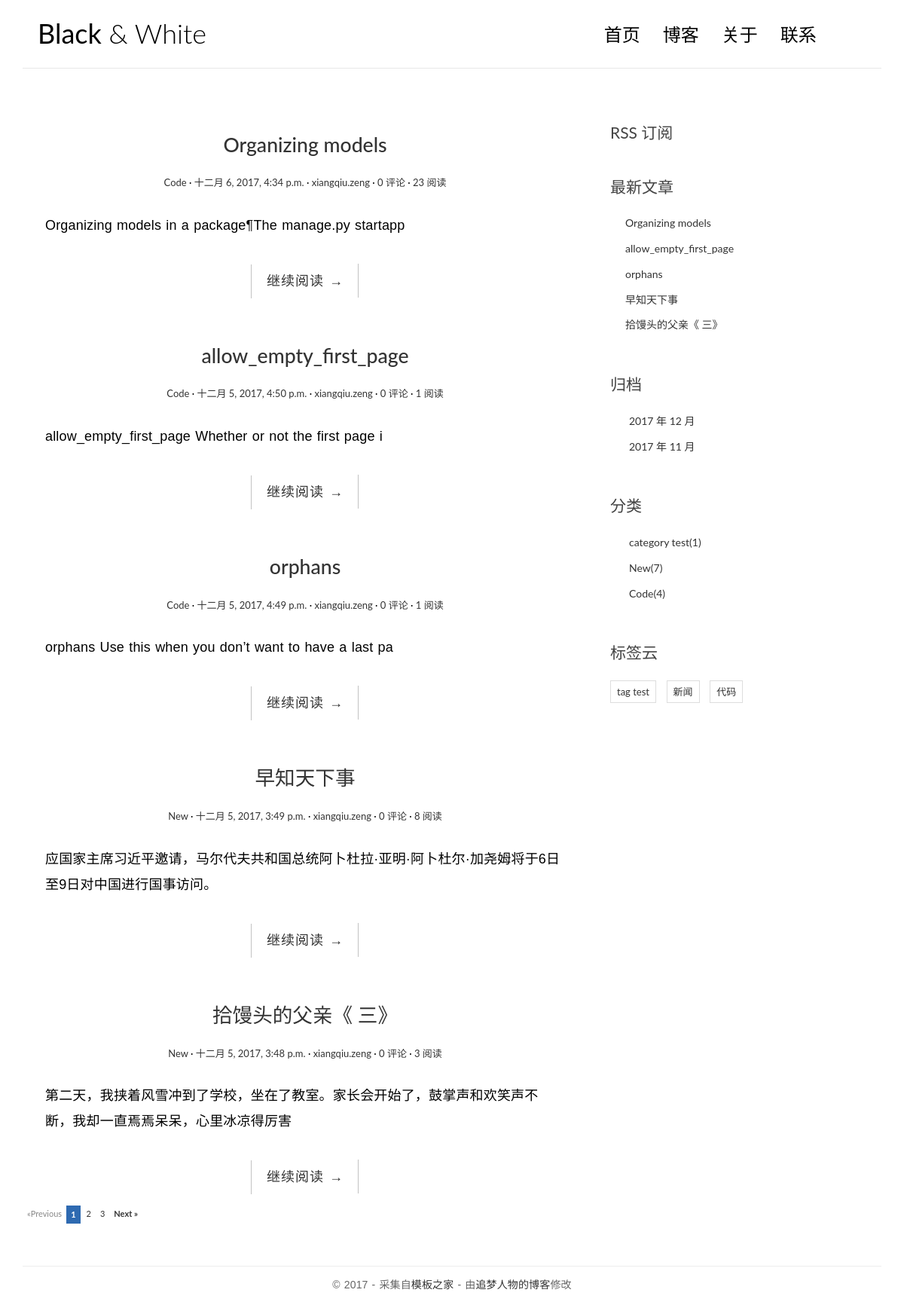
The page / on the database its author committed.
### blog/models.py (models this page shows, shortened)
class Post(models.Model):
    title = models.CharField(max_length=70)
    body = models.TextField()
    created_time = models.DateTimeField()
    modified_time = models.DateTimeField()
    excerpt = models.CharField(max_length = 200,blank = True)
    category = models.ForeignKey(Category)
    tags = models.ManyToManyField(Tag,blank = True)
    author = models.ForeignKey(User)
    views = models.PositiveIntegerField(default = 0 )
    def get_absolute_url(self):
        return reverse('blog:detail', kwargs={'pk': self.pk})
    class Meta:
        ordering = ['-created_time','title']

class Category(models.Model):
    name = models.CharField(max_length=100)
    def __str__(self):
        return self.name;

class Tag(models.Model):
    name = models.CharField(max_length = 100)

### blog/views.py (the view, shortened to what this page needs)
# urls.py: url(r'^$',views.indexView.as_view(),name = 'index'),
class indexView(ListView):
    model = Post
    template_name = 'blog/index.html'
    context_object_name = 'post_list'
    paginate_by = 5
    def get_context_data(self,**kwargs):
        context = super().get_context_data(**kwargs)
        paginator = context.get('paginator')
        page  = context.get('page_obj')
        is_paginated = context.get('is_paginated')
        paginator_date = self.pagination_date(paginator,page,is_paginated)
        context.update(paginator_date)
        return context
    def pagination_date(self, paginator, page, is_paginated):
        if not is_paginated:
            return {}
        left = []
        right = []
        left_has_more = False
        right_has_more = False
        first = False
        last = False
        page_number = page.number
        total_pages = paginator.num_pages
        page_range = paginator.page_range
        if page_number == 1:
            right = page_range[page_number:page_number+2]
            if right[-1] < total_pages-1:
                right_has_more = True
            if right[-1]<total_pages:
                last = True
        elif page_number == total_pages:
            left = page_range[(page_number-3) if(page_number-3)>0 else 0 : page_number-1]
            if left[0]>2:
                left_has_more = True
            if left[0]>1:
                first = True
        data = {
            'left': left,
            'right': right,
            'left_has_more': left_has_more,
            'right_has_more': right_has_more,
            'first': first,
            'last': last,
        }
        return data

### blog/templatetags/blog_tags.py (called while the page is built)
@register.simple_tag
def get_recent_posts(num=5):
    return Post.objects.all().order_by('-created_time')[:num]

@register.simple_tag
def archives():
    return Post.objects.dates('created_time','month',order= 'DESC')

@register.simple_tag
def get_categories():
    return Category.objects.all()

@register.simple_tag
def get_count_of_category(category_pk):
    return Post.objects.filter(category = category_pk).count()

@register.simple_tag
def get_tags():
    return Tag.objects.all()

### templates/blog/index.html (shortened to what this page needs)
{% extends 'base.html' %}
{% load staticfiles %}
{% block main %}
{% for post in post_list %}
	<article class="post post-{{ post.pk }}">
		<header class="entry-header">
			<h1 class="entry-title">
				<a href="{{ post.get_absolute_url }}">{{ post.title }}</a>
			</h1>
			<div class="entry-meta">
				<span class="post-category"><a href="#">{{ post.category }}</a></span>
				<span class="post-date"><a href="#"><time class="entry-date"
														  datetime="2012-11-09T23:15:57+00:00">{{ post.created_time }}</time></a></span>
				<span class="post-author"><a href="#">{{ post.author }}</a></span>
				<span class="comments-link"><a href="{{ post.get_absolute_url }}#comments">{{ post.comment_set.count }} 评论</a></span>
				<span class="views-count"><a href="{{ post.get_absolute_url }}">{{ post.views }} 阅读</a></span>
			</div>
		</header>
		<div class="entry-content clearfix">
			<p>{{ post.excerpt }}</p>
			<div class="read-more cl-effect-14">
				<a href="{{ post.get_absolute_url }}" class="more-link">继续阅读 <span class="meta-nav">→</span></a>
			</div>
		</div>
	</article>
{% empty %}
	<div class = 'no-post'>暂时还没有发布的文章！</div>
{% endfor %}
<div>
{% if is_paginated %}
	<ul id="pagination-digg">
		{% if page_obj.has_previous %}
			<li class="previous"><a href='?page={{ page_obj.previous_page_number }}'>«Previous</a></li>
		{% else %}
			<li class="previous-off"><a href='?page=1'>«Previous</a></li>
		{% endif %}
		{% for i in paginator.page_range %}
			{% if i == page_obj.number %}
				<li class="active"> {{ page_obj.number }}</li>
			{% else %}
				<li><a href = "?page={{ i }}">{{ i }}</a></li>
			{% endif %}
		{%  endfor %}
		{% if page_obj.has_next %}
		       <li class="next"><a href='?page={{ page_obj.next_page_number }}'>Next »</a></li>
		{% else %}
			<li class="next-off"><a href='?page={{ page_obj.num_pages }}'>Next »</a></li>
	       {% endif %}
	</ul>
{% endif %}
</div>
{% endblock main %}

### templates/base.html (shortened to what this page needs)
{% load staticfiles %}
{% load blog_tags %}
<!DOCTYPE html>
<html>
<head>
    <link rel="stylesheet" href="{% static 'blog/css/bootstrap.min.css' %}">
    <link rel="stylesheet" href="http://code.ionicframework.com/ionicons/2.0.1/css/ionicons.min.css">
    <link rel="stylesheet" href="{% static 'blog/css/pace.css' %}">
    <link rel="stylesheet" href="{% static 'blog/css/custom.css' %}">
    <link rel="stylesheet" href="{% static 'blog/css/highlights/github.css' %}">
    <link rel="stylesheet" href="{% static 'blog/css/page.css' %}">
</head>
<body>
<div class="container">
    <header id="site-header">
        <div class="row">
            <div class="col-md-4 col-sm-5 col-xs-8">
                <div class="logo">
                    <h1><a href="{% url 'blog:index' %}"><b>Black</b> &amp; White</a></h1>
                </div>
            </div>
            <div class="col-md-8 col-sm-7 col-xs-4">
                <nav class="main-nav" role="navigation">
                    <div class="collapse navbar-collapse" id="bs-example-navbar-collapse-1">
                        <ul class="nav navbar-nav navbar-right">
                            <li class="cl-effect-11"><a href="{% url 'blog:index' %}" data-hover="首页">首页</a></li>
                            <li class="cl-effect-11"><a href="full-width.html" data-hover="博客">博客</a></li>
                            <li class="cl-effect-11"><a href="{% url 'blog:about' %}" data-hover="关于">关于</a></li>
                            <li class="cl-effect-11"><a href="contact.html" data-hover="联系">联系</a></li>
                        </ul>
                    </div>
                </nav>
            </div>
        </div>
    </header>
</div>
<div class="content-body">
    <div class="container">
        <div class="row">
            <main class="col-md-8">
		{% block main %}
		{% endblock main %}
            </main>
            <aside class="col-md-4">
		<div class="rss">
			<a href="{% url 'rss' %}"> RSS 订阅</a>
		</div>
		<div class="widget widget-recent-posts">
			<h3 class="widget-title">最新文章</h3>
				{% get_recent_posts as post_list %}
				{% for post in post_list %}
				<ul>
					<li>
						<a href="{{ post.get_absolute_url }}">{{  post.title }}</a>
					</li>
				</ul>
				{% empty %}
					暂时还没有发布的文章！
				{% endfor %}
		<div class="widget widget-archives">
			<h3 class="widget-title">归档</h3>
			<ul>
			    {% archives as date_list %}
				{% for date in date_list %}
				<li>
					<a href="{% url 'blog:archives' date.year date.month %}">{{ date.year }} 年 {{date.month}} 月</a>
				</li>
				{% empty %}
					暂无归档！
				{% endfor %}
			</ul>
		</div>
		<div class="widget widget-category">
			<h3 class="widget-title">分类</h3>
			<ul>
				{% get_categories as category_list %}
				{% for category in category_list %}
				<li>
					<a href="{% url 'blog:category' category.pk %}"> {{ category.name }}<span class="post-count">({% get_count_of_category category.pk %})</span></a>
				</li>
				{% empty %}
					暂无分类！
				{% endfor %}
			</ul>
		</div>
		<div class="widget widget-tag-cloud">
			<h3 class="widget-title">标签云</h3>
			<ul>
				{%  get_tags as tag_list %}
				{% for tag in tag_list %}
				<li>
					<a href="{% url 'blog:tag' tag.pk %}">{{  tag.name }}</a>
				</li>
				{%  endfor %}
			</ul>
		</div>
		</div>
    </aside>
</div>
    </div>
</div>
<footer id="site-footer">
    <div class="container">
        <div class="row">
            <div class="col-md-12">
                <p class="copyright">&copy 2017 - 采集自<a href="http://www.cssmoban.com/"
                                                        target="_blank" title="模板之家">模板之家</a>
                    - 由<a href="http://zmrenwu.com/" title="网页模板" target="_blank">追梦人物的博客</a>修改
                </p>
            </div>
        </div>
    </div>
</footer>
</body>
</html>

### blog/static/blog/css/custom.css (style rules this page uses)
* { outline: none; }
h1, h2, h3, h4, h5, h6 { margin-top: 0; }
b { font-weight: 400; }
a { color: #333; }
body { color: #444; font-family: 'Lato', sans-serif; }
p { font-family: 'Ubuntu', sans-serif; font-weight: 400; word-spacing: 1px; letter-spacing: 0.01em; }
#site-header { background-color: #FFF; padding: 25px 20px; margin-bottom: 40px; border-bottom: 1px solid #e7e7e7; }
.logo h1 a { color: #000; }
.logo h1 { margin: 0; font-family: 'Lato', sans-serif; font-weight: 300; }
.main-nav { margin-top: 11px; max-width: 95%; }
.main-nav a { color: #000000 !important; padding: 0 0 5px 0 !important; margin-right: 30px; font-family: 'Lato', sans-serif; font-weight: 300; font-size: 24px; }
.cl-effect-11 a { padding: 10px 0; color: #0972b4; text-shadow: none; }
.cl-effect-11 a::before { position: absolute; top: 0; left: 0; overflow: hidden; padding: 0 0 5px 0 !important; max-width: 0; border-bottom: 1px solid #000; color: #000; content: attr(data-hover); white-space: nowrap; -webkit-transition: max-width 0.5s; -moz-transition: max-width 0.5s; transition: max-width 0.5s; }
.content-body { padding-bottom: 4em; }
.post { background: #fff; padding: 30px 30px 0; }
.entry-title { text-align: center; font-size: 1.9em; margin-bottom: 20px; line-height: 1.6; padding: 10px 20px 0; }
.entry-meta { text-align: center; color: #DDDDDD; font-size: 13px; margin-bottom: 30px; }
.entry-content { font-size: 18px; line-height: 1.9; font-weight: 300; color: #000; }
.post-category::after, .post-date::after, .post-author::after, .comments-link::after { content: ' ·'; color: #000; }
.read-more { font-family: 'Ubuntu', sans-serif; font-weight: 400; word-spacing: 1px; letter-spacing: 0.01em; text-align: center; margin-top: 20px; }
.cl-effect-14 a { padding: 0 20px; height: 45px; line-height: 45px; position: relative; display: inline-block; margin: 15px 25px; letter-spacing: 1px; font-weight: 400; text-shadow: 0 0 1px rgba(255, 255, 255, 0.3); }
.cl-effect-14 a::before, .cl-effect-14 a::after { position: absolute; width: 45px; height: 1px; background: #C3C3C3; content: ''; -webkit-transition: all 0.3s; -moz-transition: all 0.3s; transition: all 0.3s; pointer-events: none; }
.cl-effect-14 a::before { top: 0; left: 0; -webkit-transform: rotate(90deg); -moz-transform: rotate(90deg); transform: rotate(90deg); -webkit-transform-origin: 0 0; -moz-transform-origin: 0 0; transform-origin: 0 0; }
.cl-effect-14 a::after { right: 0; bottom: 0; -webkit-transform: rotate(90deg); -moz-transform: rotate(90deg); transform: rotate(90deg); -webkit-transform-origin: 100% 0; -moz-transform-origin: 100% 0; transform-origin: 100% 0; }
.widget { background: #fff; padding: 30px 0 0; }
.widget-title { font-size: 1.5em; margin-bottom: 20px; line-height: 1.6; padding: 10px 0 0; font-weight: 400; }
.widget-recent-posts ul { padding: 0; margin: 0; padding-left: 20px; }
.widget-recent-posts ul li { list-style-type: none; position: relative; line-height: 170%; margin-bottom: 10px; }
.widget-recent-posts ul li::before { content: '\f3d3'; font-family: "Ionicons"; position: absolute; left: -10px; top: 3px; font-size: 16px; color: #000; }
.widget-archives ul { padding: 0; margin: 0; padding-left: 25px; }
.widget-archives ul li { list-style-type: none; position: relative; line-height: 170%; margin-bottom: 10px; }
.widget-archives ul li::before { content: '\f3f3'; font-family: "Ionicons"; position: absolute; left: -25px; top: 1px; font-size: 16px; color: #000; }
.widget-category ul { padding: 0; margin: 0; padding-left: 25px; }
.widget-category ul li { list-style-type: none; position: relative; line-height: 170%; margin-bottom: 10px; }
.widget-category ul li::before { content: '\f3fe'; font-family: "Ionicons"; position: absolute; left: -25px; top: 1px; font-size: 18px; color: #000; }
.widget-tag-cloud ul { padding: 0; margin: 0; margin-right: -10px; }
.widget-tag-cloud ul li { list-style-type: none; font-size: 13px; display: inline-block; margin-right: 10px; margin-bottom: 10px; padding: 3px 8px; border: 1px solid #ddd; }
.rss { font-size: 21px; margin-top: 30px; }
.rss a { color: #444; }
#site-footer { padding-top: 10px; padding: 0 0 1.5em 0; }
.copyright { text-align: center; padding-top: 1em; margin: 0; border-top: 1px solid #eee; color: #666; }

### rows shown on the page
Post: title "Organizing models", category "Code", created_time "十二月 6, 2017, 4:34 p.m.", author "xiangqiu.zeng", comment_set.count "0", views "23", excerpt "Organizing models in a package¶The manage.py startapp"
Post: title "allow_empty_first_page", category "Code", created_time "十二月 5, 2017, 4:50 p.m.", author "xiangqiu.zeng", comment_set.count "0", views "1", excerpt "allow_empty_first_page Whether or not the first page i"
Post: title "orphans", category "Code", created_time "十二月 5, 2017, 4:49 p.m.", author "xiangqiu.zeng", comment_set.count "0", views "1", excerpt "orphans Use this when you don’t want to have a last pa"
Post: title "早知天下事", category "New", created_time "十二月 5, 2017, 3:49 p.m.", author "xiangqiu.zeng", comment_set.count "0", views "8", excerpt "应国家主席习近平邀请，马尔代夫共和国总统阿卜杜拉·亚明·阿卜杜尔·加尧姆将于6日至9日对中国进行国事访问。"
Post: title "拾馒头的父亲《 三》", category "New", created_time "十二月 5, 2017, 3:48 p.m.", author "xiangqiu.zeng", comment_set.count "0", views "3", excerpt "第二天，我挟着风雪冲到了学校，坐在了教室。家长会开始了，鼓掌声和欢笑声不断，我却一直焉焉呆呆，心里冰凉得厉害"
Category: name "category test", id "1"
Category: name "New", id "7"
Category: name "Code", id "4"
Tag: name "tag test"
Tag: name "新闻"
Tag: name "代码"

### other values the page prints
{{ page_obj.number }} "1"
{{ i }} "2" "3"
{{ date.year }} "2017" "2017"
{{ date.month }} "12" "11"
